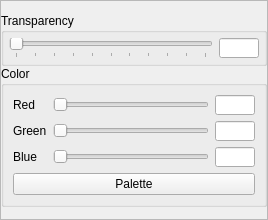
<?xml version="1.0" encoding="UTF-8"?>
<ui version="4.0">
 <class>wview</class>
 <widget class="QWidget" name="wview">
  <property name="geometry">
   <rect>
    <x>0</x>
    <y>0</y>
    <width>268</width>
    <height>220</height>
   </rect>
  </property>
  <property name="sizePolicy">
   <sizepolicy hsizetype="Preferred" vsizetype="Fixed">
    <horstretch>0</horstretch>
    <verstretch>0</verstretch>
   </sizepolicy>
  </property>
  <property name="minimumSize">
   <size>
    <width>0</width>
    <height>220</height>
   </size>
  </property>
  <property name="maximumSize">
   <size>
    <width>16777215</width>
    <height>220</height>
   </size>
  </property>
  <property name="windowTitle">
   <string>Form</string>
  </property>
  <layout class="QGridLayout" name="gridLayout">
   <property name="leftMargin">
    <number>0</number>
   </property>
   <property name="topMargin">
    <number>0</number>
   </property>
   <property name="rightMargin">
    <number>0</number>
   </property>
   <property name="bottomMargin">
    <number>0</number>
   </property>
   <property name="spacing">
    <number>5</number>
   </property>
   <item row="0" column="0">
    <widget class="QFrame" name="frame">
     <property name="minimumSize">
      <size>
       <width>200</width>
       <height>0</height>
      </size>
     </property>
     <property name="frameShape">
      <enum>QFrame::StyledPanel</enum>
     </property>
     <property name="frameShadow">
      <enum>QFrame::Raised</enum>
     </property>
     <layout class="QGridLayout" name="gridLayout_3">
      <property name="leftMargin">
       <number>0</number>
      </property>
      <property name="topMargin">
       <number>0</number>
      </property>
      <property name="rightMargin">
       <number>0</number>
      </property>
      <property name="bottomMargin">
       <number>0</number>
      </property>
      <property name="spacing">
       <number>0</number>
      </property>
      <item row="0" column="0">
       <layout class="QVBoxLayout" name="verticalLayout">
        <item>
         <widget class="QGroupBox" name="GBTransparency">
          <property name="sizePolicy">
           <sizepolicy hsizetype="Preferred" vsizetype="Fixed">
            <horstretch>0</horstretch>
            <verstretch>0</verstretch>
           </sizepolicy>
          </property>
          <property name="minimumSize">
           <size>
            <width>0</width>
            <height>52</height>
           </size>
          </property>
          <property name="title">
           <string>Transparency</string>
          </property>
          <layout class="QGridLayout" name="gridLayout_4">
           <property name="leftMargin">
            <number>5</number>
           </property>
           <property name="topMargin">
            <number>5</number>
           </property>
           <property name="rightMargin">
            <number>5</number>
           </property>
           <property name="bottomMargin">
            <number>5</number>
           </property>
           <item row="0" column="0">
            <widget class="QSlider" name="HSTransparency">
             <property name="maximum">
              <number>100</number>
             </property>
             <property name="orientation">
              <enum>Qt::Horizontal</enum>
             </property>
             <property name="invertedAppearance">
              <bool>false</bool>
             </property>
             <property name="invertedControls">
              <bool>false</bool>
             </property>
             <property name="tickPosition">
              <enum>QSlider::TicksBelow</enum>
             </property>
             <property name="tickInterval">
              <number>10</number>
             </property>
            </widget>
           </item>
           <item row="0" column="1">
            <widget class="QLineEdit" name="LETransparency">
             <property name="sizePolicy">
              <sizepolicy hsizetype="Fixed" vsizetype="Fixed">
               <horstretch>0</horstretch>
               <verstretch>0</verstretch>
              </sizepolicy>
             </property>
             <property name="minimumSize">
              <size>
               <width>40</width>
               <height>20</height>
              </size>
             </property>
             <property name="maximumSize">
              <size>
               <width>40</width>
               <height>20</height>
              </size>
             </property>
            </widget>
           </item>
          </layout>
         </widget>
        </item>
        <item>
         <widget class="QGroupBox" name="GBColor">
          <property name="sizePolicy">
           <sizepolicy hsizetype="Preferred" vsizetype="Fixed">
            <horstretch>0</horstretch>
            <verstretch>0</verstretch>
           </sizepolicy>
          </property>
          <property name="minimumSize">
           <size>
            <width>0</width>
            <height>140</height>
           </size>
          </property>
          <property name="title">
           <string>Color</string>
          </property>
          <layout class="QGridLayout" name="gridLayout_5">
           <item row="0" column="0">
            <layout class="QVBoxLayout" name="verticalLayout_2">
             <item>
              <layout class="QGridLayout" name="gridLayout_2">
               <property name="horizontalSpacing">
                <number>6</number>
               </property>
               <item row="0" column="0">
                <widget class="QLabel" name="LRed">
                 <property name="text">
                  <string>Red</string>
                 </property>
                </widget>
               </item>
               <item row="0" column="1">
                <widget class="QSlider" name="HSRed">
                 <property name="maximum">
                  <number>255</number>
                 </property>
                 <property name="orientation">
                  <enum>Qt::Horizontal</enum>
                 </property>
                 <property name="invertedAppearance">
                  <bool>false</bool>
                 </property>
                 <property name="invertedControls">
                  <bool>false</bool>
                 </property>
                 <property name="tickPosition">
                  <enum>QSlider::NoTicks</enum>
                 </property>
                 <property name="tickInterval">
                  <number>10</number>
                 </property>
                </widget>
               </item>
               <item row="0" column="2">
                <widget class="QLineEdit" name="LERed">
                 <property name="sizePolicy">
                  <sizepolicy hsizetype="Fixed" vsizetype="Fixed">
                   <horstretch>0</horstretch>
                   <verstretch>0</verstretch>
                  </sizepolicy>
                 </property>
                 <property name="minimumSize">
                  <size>
                   <width>40</width>
                   <height>20</height>
                  </size>
                 </property>
                 <property name="maximumSize">
                  <size>
                   <width>40</width>
                   <height>20</height>
                  </size>
                 </property>
                </widget>
               </item>
               <item row="1" column="0">
                <widget class="QLabel" name="LGreen">
                 <property name="text">
                  <string>Green</string>
                 </property>
                </widget>
               </item>
               <item row="1" column="1">
                <widget class="QSlider" name="HSGreen">
                 <property name="maximum">
                  <number>255</number>
                 </property>
                 <property name="orientation">
                  <enum>Qt::Horizontal</enum>
                 </property>
                 <property name="invertedAppearance">
                  <bool>false</bool>
                 </property>
                 <property name="invertedControls">
                  <bool>false</bool>
                 </property>
                 <property name="tickPosition">
                  <enum>QSlider::NoTicks</enum>
                 </property>
                 <property name="tickInterval">
                  <number>10</number>
                 </property>
                </widget>
               </item>
               <item row="1" column="2">
                <widget class="QLineEdit" name="LEGreen">
                 <property name="sizePolicy">
                  <sizepolicy hsizetype="Fixed" vsizetype="Fixed">
                   <horstretch>0</horstretch>
                   <verstretch>0</verstretch>
                  </sizepolicy>
                 </property>
                 <property name="minimumSize">
                  <size>
                   <width>40</width>
                   <height>20</height>
                  </size>
                 </property>
                 <property name="maximumSize">
                  <size>
                   <width>40</width>
                   <height>20</height>
                  </size>
                 </property>
                </widget>
               </item>
               <item row="2" column="0">
                <widget class="QLabel" name="LBlue">
                 <property name="text">
                  <string>Blue</string>
                 </property>
                </widget>
               </item>
               <item row="2" column="1">
                <widget class="QSlider" name="HSBlue">
                 <property name="maximum">
                  <number>255</number>
                 </property>
                 <property name="orientation">
                  <enum>Qt::Horizontal</enum>
                 </property>
                 <property name="invertedAppearance">
                  <bool>false</bool>
                 </property>
                 <property name="invertedControls">
                  <bool>false</bool>
                 </property>
                 <property name="tickPosition">
                  <enum>QSlider::NoTicks</enum>
                 </property>
                 <property name="tickInterval">
                  <number>10</number>
                 </property>
                </widget>
               </item>
               <item row="2" column="2">
                <widget class="QLineEdit" name="LEBlue">
                 <property name="sizePolicy">
                  <sizepolicy hsizetype="Fixed" vsizetype="Fixed">
                   <horstretch>0</horstretch>
                   <verstretch>0</verstretch>
                  </sizepolicy>
                 </property>
                 <property name="minimumSize">
                  <size>
                   <width>40</width>
                   <height>20</height>
                  </size>
                 </property>
                 <property name="maximumSize">
                  <size>
                   <width>40</width>
                   <height>20</height>
                  </size>
                 </property>
                </widget>
               </item>
              </layout>
             </item>
             <item>
              <widget class="QPushButton" name="PBPalette">
               <property name="sizePolicy">
                <sizepolicy hsizetype="Minimum" vsizetype="Preferred">
                 <horstretch>0</horstretch>
                 <verstretch>0</verstretch>
                </sizepolicy>
               </property>
               <property name="text">
                <string>Palette</string>
               </property>
              </widget>
             </item>
            </layout>
           </item>
          </layout>
         </widget>
        </item>
       </layout>
      </item>
     </layout>
    </widget>
   </item>
  </layout>
 </widget>
 <resources/>
 <connections/>
</ui>
